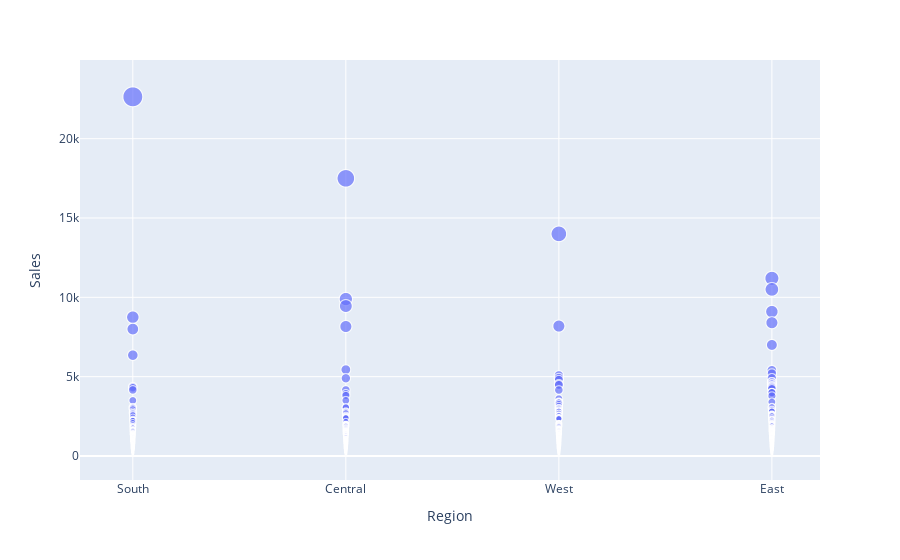

Here is the notebook cell this chart was saved with:
### Markdown cell above
### Scatter Plot BEFORE Removing Outliers.

### Code cell
px.scatter(dt,x='Region',y='Sales',size='Sales')

### Figure 1 — Plotly figure (JSON) as saved in the notebook; plotly's stock layout.template omitted (floating-point values rounded to 4 significant figures; data arrays with more than 128 entries replaced by an {"elided": "..."} marker saying what was removed)
{"data": [{"hovertemplate": "Region=%{x}<br>Sales=%{marker.size}", "showlegend": false, "legendgroup": "", "name": "", "yaxis": "y", "y": {"elided": "9994 float values"}, "hoverlabel": {"namelength": 0}, "mode": "markers", "xaxis": "x", "marker": {"color": "#636efa", "sizemode": "area", "symbol": "circle", "sizeref": 56.6, "size": {"elided": "9994 float values"}}, "x": {"elided": "9994 str values"}, "type": "scattergl"}], "layout": {"yaxis": {"domain": [0, 1], "anchor": "x", "title": {"text": "Sales"}}, "margin": {"t": 60}, "legend": {"itemsizing": "constant", "tracegroupgap": 0}, "xaxis": {"domain": [0, 1], "anchor": "y", "title": {"text": "Region"}}}}
